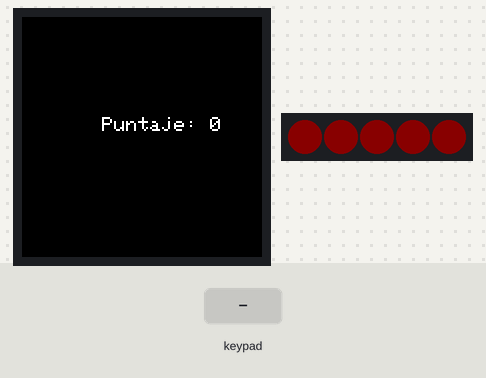
This sketch was run on a simulated Arduino MKR. Parts: 240×240 colour display, 5 RGB LEDs in strip order, left to right. Inputs (shaded band) come from the test bench. Dim RGB values are drawn brighter than linear.

Above: at 1.58 s.
1.6 s: keypad keys 1 2 pressed 0.4 s apart
At 1.68 s:
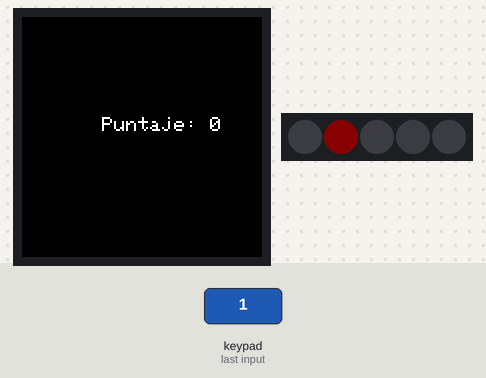
3.9 s: key '1' pressed
At 4.09 s:
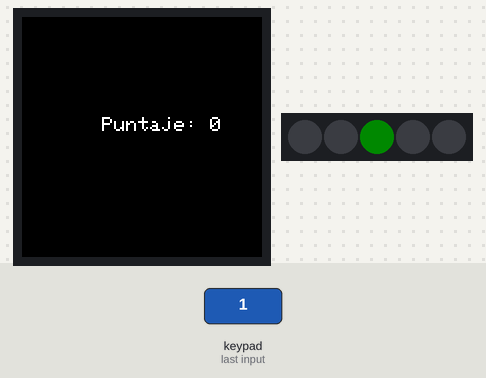
5.8 s: key '2' pressed
At 5.9 s:
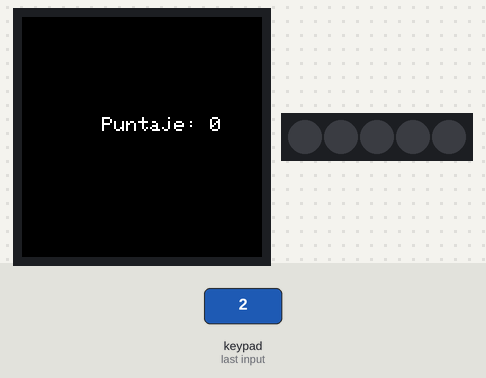
7.6 s: key '0' pressed
At 7.82 s:
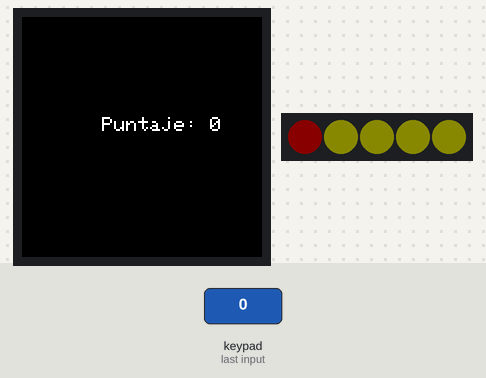
10.6 s: key '3' pressed
At 10.74 s:
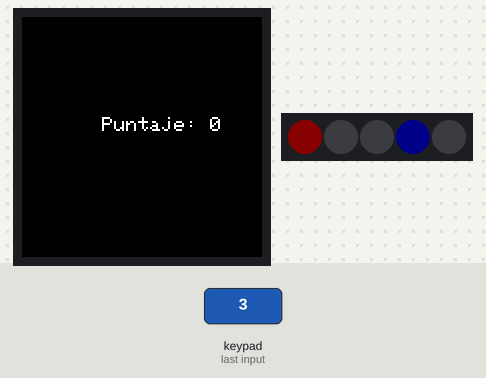
12.4 s: keypad keys 1 2 pressed 0.4 s apart
At 12.65 s:
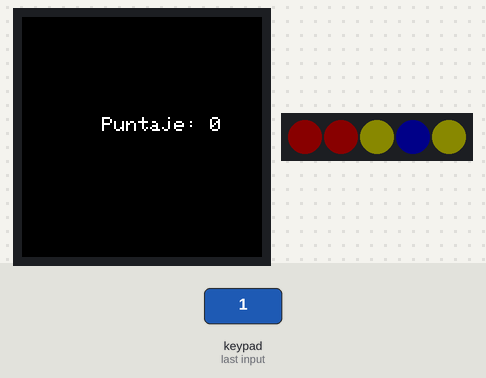
Timing chart, 0 to 15.8 s (numbered marks = the images above; inputs shaded):
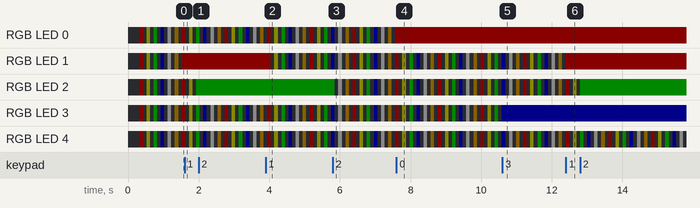

The sketch:

juego_v1.ino
```cpp
#include <Arduino_MKRIoTCarrier.h>

MKRIoTCarrier carrier;

// Definir los colores
uint32_t colores[] = {
  carrier.leds.Color(255, 0, 0),   // Rojo
  carrier.leds.Color(255, 255, 0), // amarillo
  carrier.leds.Color(0, 255, 0),   // Verde
  carrier.leds.Color(0, 0, 255),   // Azul
  carrier.leds.Color(255, 255, 255), // Blanco
  carrier.leds.Color(255, 165, 0) // naranja
};

// Bandera para detener parpadeo de cada LED
bool detenerLED[5] = {false, false, false, false, false};
bool coloresCoinciden = false; // Variable para controlar si los colores ya coinciden

// Variables para puntaje y colores usados
int puntos = 0;
uint32_t coloresUsados[6] = {0,0,0, 0, 0, 0}; // Para evitar puntos con el mismo color

void mostrarPuntaje() {
  carrier.display.fillScreen(ST77XX_BLACK);  // Limpiar pantalla
  carrier.display.setCursor(80, 100);         // Posición inicial del texto
  carrier.display.setTextColor(ST77XX_WHITE);
  carrier.display.setTextSize(2);
  carrier.display.print("Puntaje: ");
  carrier.display.println(puntos );
}

void verificarColoresYSumarPuntos() {
  // Compara el color del primer LED con los demás
  bool mismosColores = true;
  uint32_t colorBase = carrier.leds.getPixelColor(0);

  for (int i = 1; i < 5; i++) {
    if (carrier.leds.getPixelColor(i) != colorBase) {
      mismosColores = false;
      break;
    }
  }
  // Verificar si el color ya ha sido utilizado
  bool colorUsado = false;
  for (int i = 0; i < 6; i++) {
    if (coloresUsados[i] == colorBase) {
      colorUsado = true;
      break;
    }
  }

  // Solo aumentar puntos si los colores coinciden y no se ha hecho aún, y el color no ha sido usado
  if (mismosColores && !coloresCoinciden && !colorUsado) {
    puntos++;  // Aumenta el puntaje
    coloresCoinciden = true; // Marcar que los colores ya coincidieron
    // Guardar el color utilizado
    coloresUsados[puntos - 2] = colorBase; // Guardar en la posición correspondiente
    Serial.print("Puntos: ");
    Serial.println(puntos);
    carrier.Buzzer.beep();
    carrier.Buzzer.beep(800, 20); // Sonido de 800 Hz durante 20 ms
    mostrarPuntaje(); // Mostrar el puntaje actualizado en el display
  }

  // Reseteamos la variable para permitir que se vuelva a aumentar el puntaje si los colores cambian
  if (!mismosColores) {
    coloresCoinciden = false;
  }
}

void reiniciarJuego() {
  puntos = 0;
  for (int i = 0; i < 6; i++) {
    coloresUsados[i] = 0; // Resetear colores usados
  }
  mostrarPuntaje();
}

void parpadeoConCambioDeColor(int delayTime) {
  static int colorIndex = 0;

  for (int j = 0; j < 5; j++) {
    if (!detenerLED[j]) {
      carrier.leds.setPixelColor(j, colores[colorIndex]);
    }
  }
  carrier.leds.show();
  delay(delayTime);

  carrier.Buttons.update();

  if (carrier.Buttons.onTouchDown(TOUCH0)) detenerLED[0] = !detenerLED[0];
  if (carrier.Buttons.onTouchDown(TOUCH1)) detenerLED[1] = !detenerLED[1];
  if (carrier.Buttons.onTouchDown(TOUCH2)) detenerLED[2] = !detenerLED[2];
  if (carrier.Buttons.onTouchDown(TOUCH3)) detenerLED[3] = !detenerLED[3];
  if (carrier.Buttons.onTouchDown(TOUCH4)) detenerLED[4] = !detenerLED[4];

  for (int j = 0; j < 5; j++) {
    if (!detenerLED[j]) {
      carrier.leds.setPixelColor(j, 0);
    }
  }
  carrier.leds.show();
  delay(delayTime);

  verificarColoresYSumarPuntos();
  colorIndex = (colorIndex + 1) % 6;
}

void setup() {
  Serial.begin(9600);
  carrier.begin();
  carrier.leds.setBrightness(10);
  carrier.display.fillScreen(ST77XX_BLACK);
  mostrarPuntaje();
}

void loop() {
  if (puntos < 3) {
    parpadeoConCambioDeColor(100);
  } else {
    carrier.leds.clear(); // Apagar los LEDs
    carrier.display.fillScreen(ST77XX_BLACK);  // Limpiar pantalla
    carrier.display.setCursor(80, 100);         // Posición inicial del texto
    carrier.display.setTextColor(ST77XX_WHITE);
    carrier.display.setTextSize(3);
    carrier.display.print("YOU WIN :) ");
    carrier.Buzzer.beep(800, 100); // Sonido de 800 Hz durante 20 ms
    for (int i = 0; i <= 15; i++) {
    carrier.leds.setPixelColor(i, colores[i%6]); // Encender el LED en el índice i
    carrier.leds.show(); // Actualizar los LEDs para mostrar el cambio
    delay(100);
  }
    delay(3000);
    reiniciarJuego();  // Reinicia el juego después de mostrar la victoria
  }
}
```
